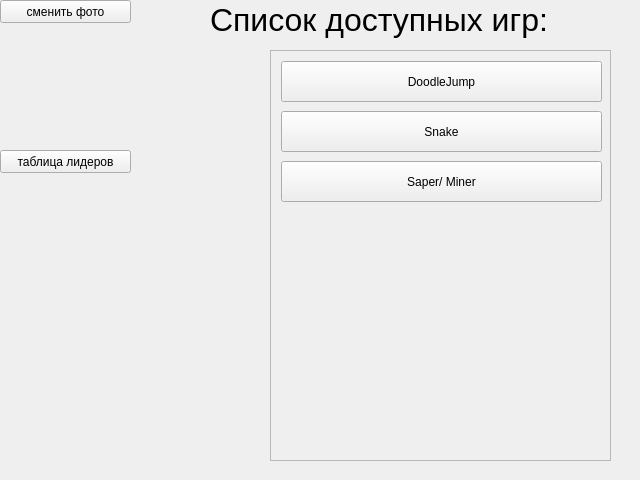
<?xml version="1.0" encoding="UTF-8"?>
<ui version="4.0">
 <class>games</class>
 <widget class="QMainWindow" name="games">
  <property name="geometry">
   <rect>
    <x>0</x>
    <y>0</y>
    <width>640</width>
    <height>480</height>
   </rect>
  </property>
  <property name="minimumSize">
   <size>
    <width>640</width>
    <height>480</height>
   </size>
  </property>
  <property name="maximumSize">
   <size>
    <width>800</width>
    <height>600</height>
   </size>
  </property>
  <property name="windowTitle">
   <string>Игровой центр</string>
  </property>
  <property name="windowIcon">
   <iconset resource="photo.qrc">
    <normaloff>:/images/icon.ico</normaloff>:/images/icon.ico</iconset>
  </property>
  <widget class="QWidget" name="centralwidget">
   <widget class="QLabel" name="nicknameLabel">
    <property name="geometry">
     <rect>
      <x>10</x>
      <y>120</y>
      <width>110</width>
      <height>16</height>
     </rect>
    </property>
    <property name="sizePolicy">
     <sizepolicy hsizetype="Fixed" vsizetype="Fixed">
      <horstretch>0</horstretch>
      <verstretch>0</verstretch>
     </sizepolicy>
    </property>
    <property name="font">
     <font>
      <pointsize>10</pointsize>
     </font>
    </property>
    <property name="text">
     <string/>
    </property>
    <property name="alignment">
     <set>Qt::AlignCenter</set>
    </property>
   </widget>
   <widget class="QLabel" name="gamesLabel">
    <property name="geometry">
     <rect>
      <x>210</x>
      <y>0</y>
      <width>441</width>
      <height>40</height>
     </rect>
    </property>
    <property name="minimumSize">
     <size>
      <width>256</width>
      <height>32</height>
     </size>
    </property>
    <property name="maximumSize">
     <size>
      <width>500</width>
      <height>40</height>
     </size>
    </property>
    <property name="font">
     <font>
      <pointsize>24</pointsize>
      <kerning>true</kerning>
     </font>
    </property>
    <property name="text">
     <string>Список доступных игр:</string>
    </property>
   </widget>
   <widget class="QScrollArea" name="scrollArea">
    <property name="geometry">
     <rect>
      <x>270</x>
      <y>50</y>
      <width>341</width>
      <height>411</height>
     </rect>
    </property>
    <property name="widgetResizable">
     <bool>true</bool>
    </property>
    <widget class="QWidget" name="scrollAreaWidgetContents">
     <property name="geometry">
      <rect>
       <x>0</x>
       <y>0</y>
       <width>339</width>
       <height>409</height>
      </rect>
     </property>
     <widget class="QPushButton" name="pushButton_2">
      <property name="geometry">
       <rect>
        <x>10</x>
        <y>10</y>
        <width>321</width>
        <height>41</height>
       </rect>
      </property>
      <property name="text">
       <string>DoodleJump</string>
      </property>
     </widget>
     <widget class="QPushButton" name="pushButton_4">
      <property name="geometry">
       <rect>
        <x>10</x>
        <y>110</y>
        <width>321</width>
        <height>41</height>
       </rect>
      </property>
      <property name="text">
       <string>Saper/ Miner</string>
      </property>
     </widget>
     <widget class="QPushButton" name="pushButton_3">
      <property name="geometry">
       <rect>
        <x>10</x>
        <y>60</y>
        <width>321</width>
        <height>41</height>
       </rect>
      </property>
      <property name="text">
       <string>Snake</string>
      </property>
     </widget>
    </widget>
   </widget>
   <widget class="QPushButton" name="pushButton">
    <property name="geometry">
     <rect>
      <x>0</x>
      <y>0</y>
      <width>131</width>
      <height>23</height>
     </rect>
    </property>
    <property name="text">
     <string>сменить фото</string>
    </property>
   </widget>
   <widget class="QLabel" name="photo">
    <property name="geometry">
     <rect>
      <x>20</x>
      <y>30</y>
      <width>100</width>
      <height>100</height>
     </rect>
    </property>
    <property name="lineWidth">
     <number>1</number>
    </property>
    <property name="midLineWidth">
     <number>1</number>
    </property>
    <property name="text">
     <string/>
    </property>
    <property name="margin">
     <number>0</number>
    </property>
    <property name="indent">
     <number>-1</number>
    </property>
   </widget>
   <widget class="QPushButton" name="pushButton_5">
    <property name="geometry">
     <rect>
      <x>0</x>
      <y>150</y>
      <width>131</width>
      <height>23</height>
     </rect>
    </property>
    <property name="text">
     <string>таблица лидеров</string>
    </property>
   </widget>
   <zorder>gamesLabel</zorder>
   <zorder>scrollArea</zorder>
   <zorder>pushButton</zorder>
   <zorder>photo</zorder>
   <zorder>nicknameLabel</zorder>
   <zorder>pushButton_5</zorder>
  </widget>
 </widget>
 <resources>
  <include location="photo.qrc"/>
 </resources>
 <connections/>
</ui>
